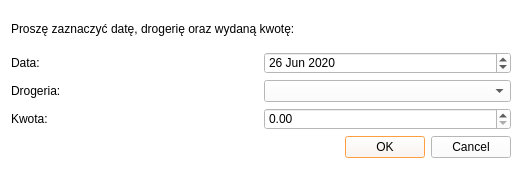
<?xml version="1.0" encoding="UTF-8"?>
<ui version="4.0">
 <class>DialogDrugstore</class>
 <widget class="QDialog" name="DialogDrugstore">
  <property name="geometry">
   <rect>
    <x>0</x>
    <y>0</y>
    <width>522</width>
    <height>169</height>
   </rect>
  </property>
  <property name="windowTitle">
   <string>Dialog</string>
  </property>
  <property name="styleSheet">
   <string notr="true">background-color: rgb(255, 255, 255);
selection-background-color: rgb(245, 121, 0);</string>
  </property>
  <layout class="QVBoxLayout" name="verticalLayout">
   <item>
    <widget class="QLabel" name="label_3">
     <property name="text">
      <string>Proszę zaznaczyć datę, drogerię oraz wydaną kwotę:</string>
     </property>
     <property name="buddy">
      <cstring>label_3</cstring>
     </property>
    </widget>
   </item>
   <item>
    <layout class="QHBoxLayout" name="horizontalLayout">
     <item>
      <widget class="QLabel" name="label">
       <property name="text">
        <string>Data:</string>
       </property>
      </widget>
     </item>
     <item>
      <widget class="QDateEdit" name="dateEdit">
       <property name="date">
        <date>
         <year>2020</year>
         <month>6</month>
         <day>26</day>
        </date>
       </property>
      </widget>
     </item>
    </layout>
   </item>
   <item>
    <layout class="QHBoxLayout" name="horizontalLayout_2">
     <item>
      <widget class="QLabel" name="label_2">
       <property name="text">
        <string>Drogeria: </string>
       </property>
      </widget>
     </item>
     <item>
      <widget class="QComboBox" name="comboBox"/>
     </item>
    </layout>
   </item>
   <item>
    <layout class="QHBoxLayout" name="horizontalLayout_3">
     <item>
      <widget class="QLabel" name="label_4">
       <property name="text">
        <string>Kwota: </string>
       </property>
      </widget>
     </item>
     <item>
      <widget class="QDoubleSpinBox" name="doubleSpinBox">
       <property name="maximum">
        <double>100000000000000004764729344.000000000000000</double>
       </property>
      </widget>
     </item>
    </layout>
   </item>
   <item>
    <layout class="QHBoxLayout" name="horizontalLayout_4">
     <item>
      <spacer name="horizontalSpacer">
       <property name="orientation">
        <enum>Qt::Horizontal</enum>
       </property>
       <property name="sizeHint" stdset="0">
        <size>
         <width>258</width>
         <height>20</height>
        </size>
       </property>
      </spacer>
     </item>
     <item>
      <widget class="QDialogButtonBox" name="buttonBox">
       <property name="standardButtons">
        <set>QDialogButtonBox::Cancel|QDialogButtonBox::Ok</set>
       </property>
      </widget>
     </item>
    </layout>
   </item>
  </layout>
 </widget>
 <resources/>
 <connections/>
</ui>
